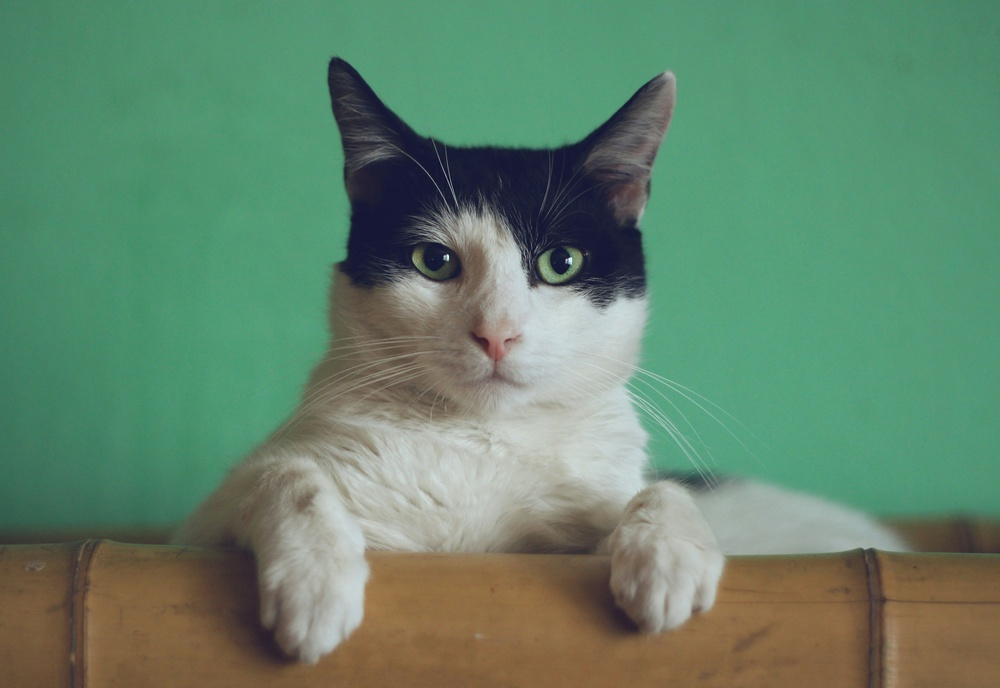
#> input picture week_02_classic_ml/open_cv/resource/cat.jpg, 1000 x 688 px, shrunk from 5026 x 3458 before the run
$ python crop_image.py
#> lines starting #> are read from the running program, lines starting #| are printed output that depends on the picture
import cv2
import os

# 1. Đọc ảnh
img = cv2.imread('./resource/cat.jpg')
#> img is the input picture: shape (688, 1000, 3); mean B, G, R 107.8, 132.8, 99.3
if img is None:
    print("Không tìm thấy file cat.jpg!")
    exit()

# 2. Lấy kích thước ảnh gốc
height, width, _ = img.shape
#> height = 688; width = 1000

# 3. Tính toán vùng cắt (Trung tâm của ảnh)
# Chúng ta lấy 60% chiều rộng và 70% chiều cao ở giữa ảnh
crop_w = int(width * 0.6)
#> crop_w = 600
crop_h = int(height * 0.7)
#> crop_h = 481

# Tính toán điểm bắt đầu (x, y) để cắt đúng tâm
start_x = (width - crop_w) // 2
#> start_x = 200
start_y = (height - crop_h) // 2
#> start_y = 103

# Cắt ảnh
cropped_image = img[start_y : start_y + crop_h, start_x : start_x + crop_w]
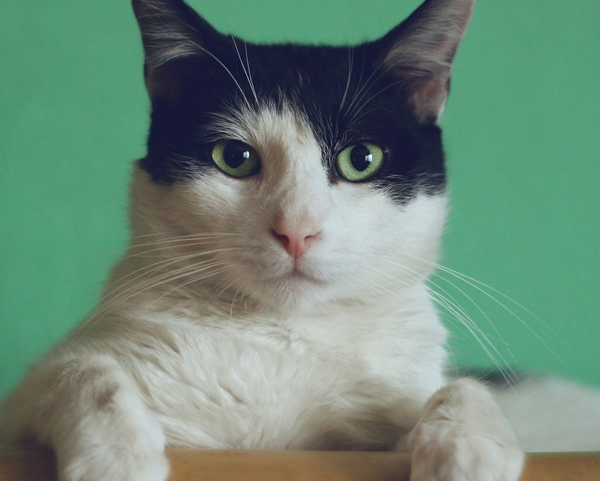
#> cropped_image: shape (481, 600, 3); mean B, G, R 120.8, 137.4, 109.6

# 4. Hiển thị để bạn kiểm tra vị trí
cv2.namedWindow("Face Crop Preview", cv2.WINDOW_NORMAL)
cv2.imshow("Face Crop Preview", cropped_image)

# Lưu lại
cv2.imwrite("Face_Cat_Corrected.jpg", cropped_image)
print(f"Ảnh đã cắt: {crop_h}x{crop_w}. Vị trí bắt đầu: x={start_x}, y={start_y}")
#| Ảnh đã cắt: 481x600. Vị trí bắt đầu: x=200, y=103

cv2.waitKey(0)
cv2.destroyAllWindows()
